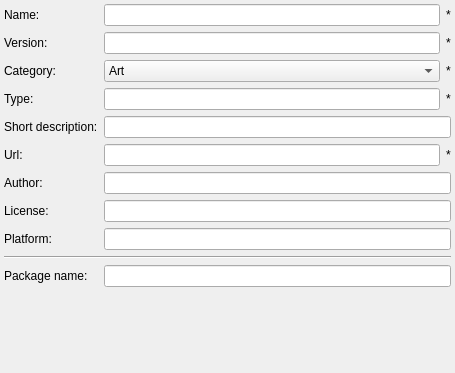
<?xml version="1.0" encoding="UTF-8"?>
<ui version="4.0">
 <class>ConfigPackagePage</class>
 <widget class="QWizardPage" name="ConfigPackagePage">
  <property name="geometry">
   <rect>
    <x>0</x>
    <y>0</y>
    <width>455</width>
    <height>373</height>
   </rect>
  </property>
  <property name="windowTitle">
   <string>WizardPage</string>
  </property>
  <layout class="QFormLayout" name="formLayout">
   <property name="fieldGrowthPolicy">
    <enum>QFormLayout::ExpandingFieldsGrow</enum>
   </property>
   <property name="labelAlignment">
    <set>Qt::AlignLeading|Qt::AlignLeft|Qt::AlignVCenter</set>
   </property>
   <property name="margin">
    <number>4</number>
   </property>
   <item row="0" column="0">
    <widget class="QLabel" name="label">
     <property name="text">
      <string>Name:</string>
     </property>
    </widget>
   </item>
   <item row="0" column="1">
    <layout class="QHBoxLayout" name="horizontalLayout">
     <item>
      <widget class="QLineEdit" name="nameLineEdit"/>
     </item>
     <item>
      <widget class="QLabel" name="label_10">
       <property name="text">
        <string>*</string>
       </property>
      </widget>
     </item>
    </layout>
   </item>
   <item row="1" column="0">
    <widget class="QLabel" name="label_7">
     <property name="text">
      <string>Version:</string>
     </property>
    </widget>
   </item>
   <item row="1" column="1">
    <layout class="QHBoxLayout" name="horizontalLayout_2">
     <item>
      <widget class="QLineEdit" name="versionLineEdit"/>
     </item>
     <item>
      <widget class="QLabel" name="label_11">
       <property name="text">
        <string>*</string>
       </property>
      </widget>
     </item>
    </layout>
   </item>
   <item row="2" column="0">
    <widget class="QLabel" name="label_2">
     <property name="text">
      <string>Category:</string>
     </property>
    </widget>
   </item>
   <item row="2" column="1">
    <layout class="QHBoxLayout" name="horizontalLayout_5">
     <item>
      <widget class="QComboBox" name="categoryComboBox">
       <property name="sizePolicy">
        <sizepolicy hsizetype="Expanding" vsizetype="Fixed">
         <horstretch>0</horstretch>
         <verstretch>0</verstretch>
        </sizepolicy>
       </property>
       <property name="editable">
        <bool>false</bool>
       </property>
       <item>
        <property name="text">
         <string>Art</string>
        </property>
       </item>
       <item>
        <property name="text">
         <string>Core</string>
        </property>
       </item>
       <item>
        <property name="text">
         <string>Lib</string>
        </property>
       </item>
       <item>
        <property name="text">
         <string>Plugin</string>
        </property>
       </item>
      </widget>
     </item>
     <item>
      <widget class="QLabel" name="label_14">
       <property name="text">
        <string>*</string>
       </property>
      </widget>
     </item>
    </layout>
   </item>
   <item row="3" column="0">
    <widget class="QLabel" name="label_5">
     <property name="text">
      <string>Type:</string>
     </property>
    </widget>
   </item>
   <item row="3" column="1">
    <layout class="QHBoxLayout" name="horizontalLayout_3">
     <item>
      <widget class="QLineEdit" name="typeLineEdit"/>
     </item>
     <item>
      <widget class="QLabel" name="label_12">
       <property name="text">
        <string>*</string>
       </property>
      </widget>
     </item>
    </layout>
   </item>
   <item row="4" column="0">
    <widget class="QLabel" name="label_3">
     <property name="text">
      <string>Short description:</string>
     </property>
    </widget>
   </item>
   <item row="4" column="1">
    <widget class="QLineEdit" name="shortDescLineEdit"/>
   </item>
   <item row="5" column="0">
    <widget class="QLabel" name="label_4">
     <property name="text">
      <string>Url:</string>
     </property>
    </widget>
   </item>
   <item row="5" column="1">
    <layout class="QHBoxLayout" name="horizontalLayout_4">
     <item>
      <widget class="QLineEdit" name="urlLineEdit"/>
     </item>
     <item>
      <widget class="QLabel" name="label_13">
       <property name="text">
        <string>*</string>
       </property>
      </widget>
     </item>
    </layout>
   </item>
   <item row="6" column="0">
    <widget class="QLabel" name="label_6">
     <property name="text">
      <string>Author:</string>
     </property>
    </widget>
   </item>
   <item row="6" column="1">
    <widget class="QLineEdit" name="authorLineEdit"/>
   </item>
   <item row="7" column="0">
    <widget class="QLabel" name="label_8">
     <property name="text">
      <string>License:</string>
     </property>
    </widget>
   </item>
   <item row="7" column="1">
    <widget class="QLineEdit" name="licenseLineEdit"/>
   </item>
   <item row="8" column="0">
    <widget class="QLabel" name="label_9">
     <property name="text">
      <string>Platform:</string>
     </property>
    </widget>
   </item>
   <item row="8" column="1">
    <widget class="QLineEdit" name="platformLineEdit"/>
   </item>
   <item row="10" column="0" colspan="2">
    <widget class="Line" name="line">
     <property name="orientation">
      <enum>Qt::Horizontal</enum>
     </property>
    </widget>
   </item>
   <item row="12" column="0">
    <widget class="QLabel" name="label_15">
     <property name="text">
      <string>Package name:</string>
     </property>
    </widget>
   </item>
   <item row="12" column="1">
    <widget class="QLineEdit" name="packageNameLineEdit"/>
   </item>
   <item row="13" column="1">
    <spacer name="verticalSpacer">
     <property name="orientation">
      <enum>Qt::Vertical</enum>
     </property>
     <property name="sizeHint" stdset="0">
      <size>
       <width>20</width>
       <height>40</height>
      </size>
     </property>
    </spacer>
   </item>
  </layout>
 </widget>
 <resources/>
 <connections/>
</ui>
